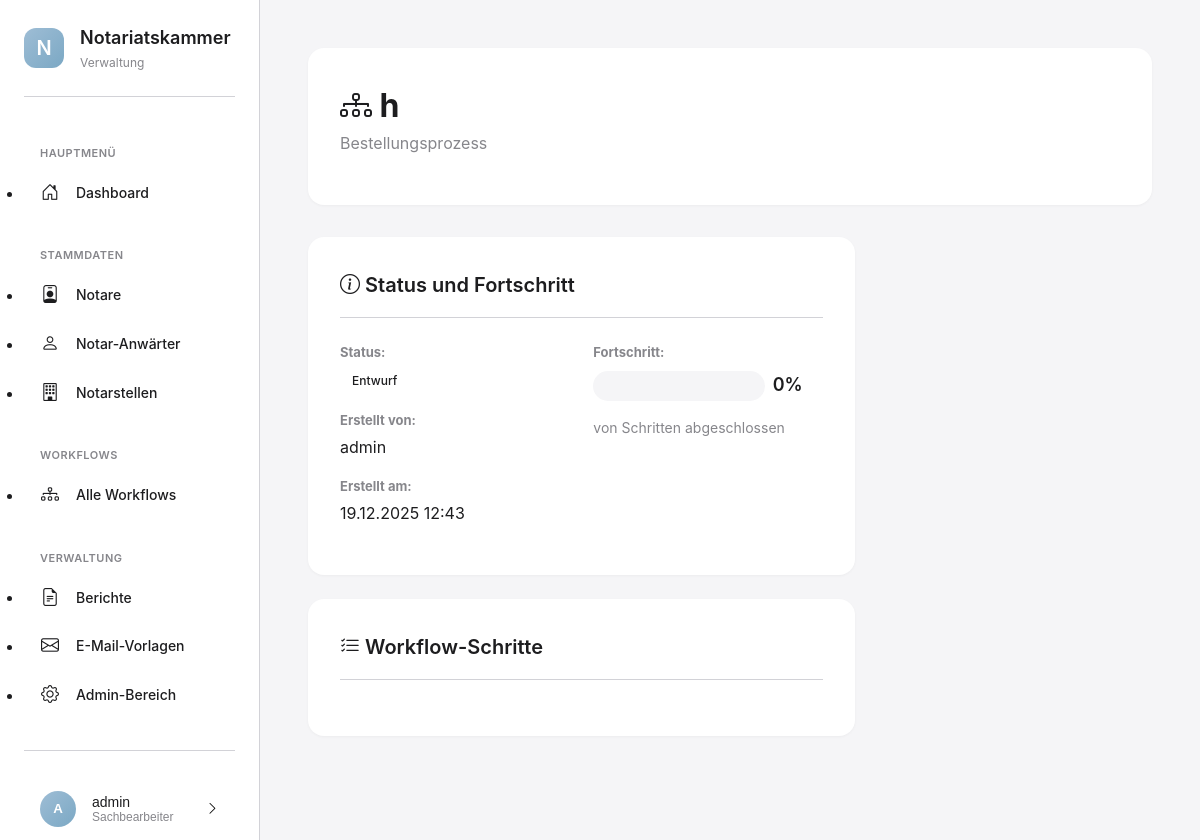
Page /workflows/1/ (signed in) on the committed database.
### apps/benutzer/models.py (models this page shows, shortened)
class KammerBenutzer(AbstractUser):
    ROLLEN = [
        ('admin', 'Administrator'),
        ('sachbearbeiter', 'Sachbearbeiter'),
        ('leitung', 'Leitung'),
    ]
    rolle = models.CharField(
        max_length=20,
        choices=ROLLEN,
        default='sachbearbeiter',
        verbose_name='Rolle'
    )
    abteilung = models.CharField(
        max_length=100,
        blank=True,
        verbose_name='Abteilung',
        help_text='z.B. "Zulassungen", "Aufsicht", "Allgemein"'
    )
    telefon = models.CharField(
        max_length=50,
        blank=True,
        verbose_name='Telefon'
    )
    class Meta:
        verbose_name = 'Kammermitarbeiter'
        verbose_name_plural = 'Kammermitarbeiter'
        ordering = ['last_name', 'first_name']

### apps/workflows/models.py (models this page shows, shortened)
class WorkflowInstanz(ZeitstempelModel):
    STATUS_CHOICES = [
        ('entwurf', 'Entwurf'),
        ('aktiv', 'Aktiv'),
        ('archiviert', 'Archiviert'),
    ]
    workflow_typ = models.ForeignKey(
        WorkflowTyp,
        on_delete=models.PROTECT,
        related_name='instanzen',
        verbose_name='Workflow-Typ'
    )
    name = models.CharField(
        max_length=200,
        verbose_name='Name',
        help_text='Beschreibender Name für diese Workflow-Instanz'
    )
    status = models.CharField(
        max_length=20,
        choices=STATUS_CHOICES,
        default='entwurf',
        verbose_name='Status'
    )
    erstellt_von = models.ForeignKey(
        settings.AUTH_USER_MODEL,
        on_delete=models.PROTECT,
        related_name='erstellte_workflows',
        verbose_name='Erstellt von'
    )
    archiviert_am = models.DateTimeField(
        null=True,
        blank=True,
        verbose_name='Archiviert am'
    )
    betroffene_person = models.ForeignKey(
        NotarAnwaerter,
        on_delete=models.PROTECT,
        null=True,
        blank=True,
        related_name='workflows',
        verbose_name='Betroffene Person',
        help_text='Notar-Anwärter, der betroffen ist (z.B. bei Bestellungsprozess)'
    )
    notizen = models.TextField(
        blank=True,
        verbose_name='Notizen'
    )
    class Meta:
        verbose_name = 'Workflow-Instanz'
        verbose_name_plural = 'Workflow-Instanzen'
        ordering = ['-erstellt_am']
    def fortschritt_prozent(self):
        alle_schritte = self.schritt_instanzen.count()
        if alle_schritte == 0:
            return 0
        abgeschlossene_schritte = self.schritt_instanzen.filter(
            status='completed'
        ).count()
        return int((abgeschlossene_schritte / alle_schritte) * 100)

class WorkflowTyp(ZeitstempelModel):
    name = models.CharField(
        max_length=200,
        unique=True,
        verbose_name='Name',
        help_text='Name des Workflow-Typs'
    )
    beschreibung = models.TextField(
        blank=True,
        verbose_name='Beschreibung',
        help_text='Detaillierte Beschreibung des Workflows'
    )
    ist_aktiv = models.BooleanField(
        default=True,
        verbose_name='Ist aktiv',
        help_text='Kann dieser Workflow-Typ für neue Instanzen verwendet werden?'
    )
    class Meta:
        verbose_name = 'Workflow-Typ'
        verbose_name_plural = 'Workflow-Typen'
        ordering = ['name']

### apps/workflows/views.py (the view)
# urls.py: path('workflows/<int:workflow_id>/', views.workflow_detail_view, name='workflow_detail'),
@login_required
def workflow_detail_view(request, workflow_id):
    workflow = get_object_or_404(
        WorkflowInstanz.objects.select_related(
            'workflow_typ',
            'erstellt_von',
            'betroffene_person'
        ),
        id=workflow_id
    )
    schritte = workflow.schritt_instanzen.select_related(
        'workflow_schritt'
    ).order_by('workflow_schritt__reihenfolge')
    context = {
        'workflow': workflow,
        'schritte': schritte,
    }
    return render(request, 'workflows/workflow_detail.html', context)

### templates/workflows/workflow_detail.html (shortened to what this page needs)
{% extends 'base_modern.html' %}
{% load static %}
{% block content %}
<div class="page-header">
    <div class="page-header-top">
        <div>
            <h1 class="page-title">
                <i class="bi bi-diagram-3"></i> {{ workflow.name }}
            </h1>
            <p class="page-subtitle">
                {{ workflow.workflow_typ.name }}
            </p>
        </div>
    </div>
</div>
<div style="display: grid; grid-template-columns: 2fr 1fr; gap: var(--spacing-lg); margin-bottom: var(--spacing-xl);">
    <div>
        <div class="card" style="margin-bottom: var(--spacing-lg);">
            <div class="card-header">
                <h2 class="card-title">
                    <i class="bi bi-info-circle"></i> Status und Fortschritt
                </h2>
            </div>
            <div class="card-body">
                <div style="display: grid; grid-template-columns: 1fr 1fr; gap: var(--spacing-lg);">
                    <div>
                        <div style="margin-bottom: var(--spacing-md);">
                            <strong style="display: block; margin-bottom: 4px; color: var(--text-secondary); font-size: 13px;">Status:</strong>
                            {% if workflow.status == 'entwurf' %}
                                <span class="badge badge-secondary">{{ workflow.get_status_display }}</span>
                            {% elif workflow.status == 'aktiv' %}
                                <span class="badge badge-success">{{ workflow.get_status_display }}</span>
                            {% elif workflow.status == 'abgeschlossen' %}
                                <span class="badge badge-success">{{ workflow.get_status_display }}</span>
                            {% elif workflow.status == 'abgebrochen' %}
                                <span class="badge badge-danger">{{ workflow.get_status_display }}</span>
                            {% endif %}
                        </div>
                        <div style="margin-bottom: var(--spacing-md);">
                            <strong style="display: block; margin-bottom: 4px; color: var(--text-secondary); font-size: 13px;">Erstellt von:</strong>
                            <div>{{ workflow.erstellt_von.get_full_name|default:workflow.erstellt_von.username }}</div>
                        </div>
                        <div style="margin-bottom: var(--spacing-md);">
                            <strong style="display: block; margin-bottom: 4px; color: var(--text-secondary); font-size: 13px;">Erstellt am:</strong>
                            <div>{{ workflow.erstellt_am|date:"d.m.Y H:i" }}</div>
                        </div>
                    </div>
                    <div>
                        <strong style="display: block; margin-bottom: var(--spacing-sm); color: var(--text-secondary); font-size: 13px;">Fortschritt:</strong>
                        <div style="display: flex; align-items: center; gap: var(--spacing-sm); margin-bottom: var(--spacing-md);">
                            <div class="progress" style="flex: 1; height: 30px;">
                            </div>
                            <div style="font-size: 18px; font-weight: 600; color: var(--text-primary); min-width: 50px;">
                                {{ workflow.fortschritt_prozent }}%
                            </div>
                        </div>
                        <div style="font-size: 14px; color: var(--text-secondary);">
                            {{ statistik.abgeschlossen }} von {{ statistik.gesamt_schritte }} Schritten abgeschlossen
                        </div>
                    </div>
                </div>
            </div>
        </div>
        <div class="card">
            <div class="card-header">
                <h2 class="card-title">
                    <i class="bi bi-list-check"></i> Workflow-Schritte
                </h2>
            </div>
        </div>
    </div>
    <div>
    </div>
</div>
{% endblock %}

### templates/base_modern.html (shortened to what this page needs)
{% load static %}
<!DOCTYPE html>
<html lang="de">
<head>
    <link rel="stylesheet" href="https://cdn.jsdelivr.net/npm/bootstrap-icons@1.11.3/font/bootstrap-icons.min.css">
    <link rel="stylesheet" href="{% static 'css/modern-style.css' %}">
</head>
<body>
    <aside class="sidebar">
        <div class="sidebar-logo">
            <div class="sidebar-logo-icon">
                N
            </div>
            <div class="sidebar-logo-text">
                <h1>Notariatskammer</h1>
                <p>Verwaltung</p>
            </div>
        </div>
        <nav class="sidebar-nav">
            <div class="sidebar-nav-section">
                <div class="sidebar-nav-section-title">Hauptmenü</div>
                <ul>
                    <li class="sidebar-nav-item">
                        <a href="{% url 'dashboard' %}" class="sidebar-nav-link {% if request.resolver_match.url_name == 'dashboard' %}active{% endif %}">
                            <i class="bi bi-house-door"></i>
                            <span>Dashboard</span>
                        </a>
                    </li>
                </ul>
            </div>
            <div class="sidebar-nav-section">
                <div class="sidebar-nav-section-title">Stammdaten</div>
                <ul>
                    <li class="sidebar-nav-item">
                        <a href="{% url 'notare_liste' %}" class="sidebar-nav-link {% if 'notare' in request.path %}active{% endif %}">
                            <i class="bi bi-person-badge"></i>
                            <span>Notare</span>
                        </a>
                    </li>
                    <li class="sidebar-nav-item">
                        <a href="{% url 'anwaerter_liste' %}" class="sidebar-nav-link {% if 'anwaerter' in request.path %}active{% endif %}">
                            <i class="bi bi-person"></i>
                            <span>Notar-Anwärter</span>
                        </a>
                    </li>
                    <li class="sidebar-nav-item">
                        <a href="{% url 'notarstellen_liste' %}" class="sidebar-nav-link {% if 'notarstellen' in request.path %}active{% endif %}">
                            <i class="bi bi-building"></i>
                            <span>Notarstellen</span>
                        </a>
                    </li>
                </ul>
            </div>
            <div class="sidebar-nav-section">
                <div class="sidebar-nav-section-title">Workflows</div>
                <ul>
                    <li class="sidebar-nav-item">
                        <a href="{% url 'workflow_liste' %}" class="sidebar-nav-link {% if 'workflows' in request.path and 'workflow_liste' in request.resolver_match.url_name %}active{% endif %}">
                            <i class="bi bi-diagram-3"></i>
                            <span>Alle Workflows</span>
                        </a>
                    </li>
                </ul>
            </div>
            <div class="sidebar-nav-section">
                <div class="sidebar-nav-section-title">Verwaltung</div>
                <ul>
                    <li class="sidebar-nav-item">
                        <a href="{% url 'berichte_uebersicht' %}" class="sidebar-nav-link {% if 'berichte' in request.path %}active{% endif %}">
                            <i class="bi bi-file-earmark-text"></i>
                            <span>Berichte</span>
                        </a>
                    </li>
                    <li class="sidebar-nav-item">
                        <a href="{% url 'vorlagen_liste' %}" class="sidebar-nav-link {% if 'emails' in request.path %}active{% endif %}">
                            <i class="bi bi-envelope"></i>
                            <span>E-Mail-Vorlagen</span>
                        </a>
                    </li>
                    <li class="sidebar-nav-item">
                        <a href="/admin/" class="sidebar-nav-link">
                            <i class="bi bi-gear"></i>
                            <span>Admin-Bereich</span>
                        </a>
                    </li>
                </ul>
            </div>
        </nav>
        <div class="user-menu">
            <button class="user-menu-button" onclick="toggleUserMenu()">
                <div class="user-avatar">
                    {{ user.first_name.0|default:user.username.0|upper }}
                </div>
                <div class="user-info">
                    <div class="user-name">{{ user.get_full_name|default:user.username }}</div>
                    <div class="user-role">{{ user.get_rolle_display|default:"Benutzer" }}</div>
                </div>
                <i class="bi bi-chevron-right"></i>
            </button>
        </div>
    </aside>
    <main class="main-content">
        {% block content %}{% endblock %}
    </main>
</body>
</html>

### rows in the picture
KammerBenutzer: first_name.0 "A", get_full_name "admin", rolle "Sachbearbeiter"
WorkflowInstanz: name "h", workflow_typ.name "Bestellungsprozess", status "Entwurf", erstellt_von.get_full_name "admin", erstellt_am "19.12.2025 12:43", fortschritt_prozent "0"
